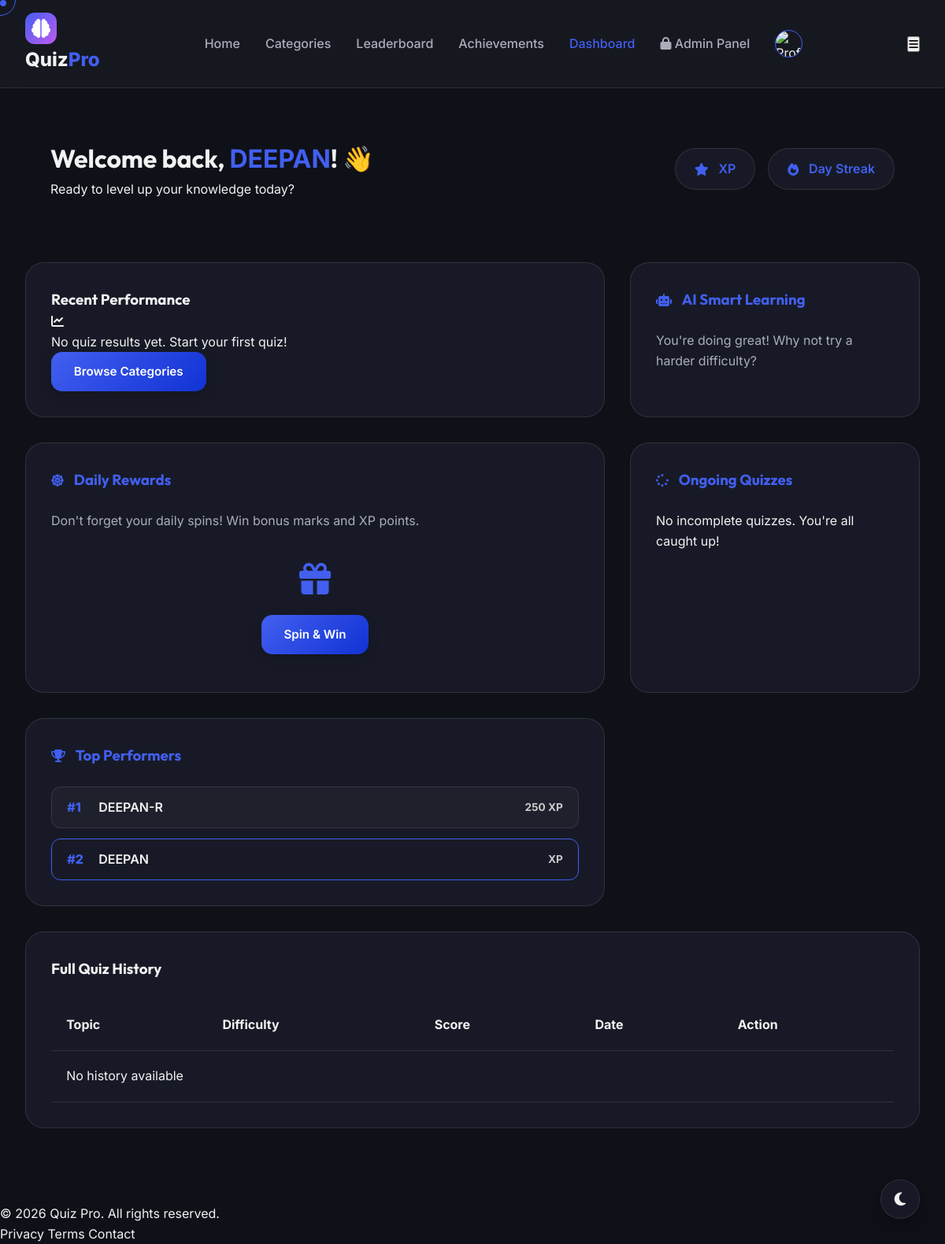
Page /dashboard/ (signed in) on the committed database.
### users/models.py (models this page shows, shortened)
class User(AbstractUser):
    ROLE_CHOICES = (
        ('admin', 'Admin'),
        ('user', 'User'),
    )
    role = models.CharField(max_length=10, choices=ROLE_CHOICES, default='user')
    email_verified = models.BooleanField(default=False)
    is_2fa_enabled = models.BooleanField(default=False)
    failed_login_attempts = models.IntegerField(default=0)
    last_login_attempt = models.DateTimeField(null=True, blank=True)
    is_locked = models.BooleanField(default=False)

class Profile(models.Model):
    user = models.OneToOneField(User, on_delete=models.CASCADE, related_name='profile')
    avatar = models.ImageField(upload_to='avatars/', null=True, blank=True)
    bio = models.TextField(max_length=500, blank=True)
    points = models.IntegerField(default=0)
    streak = models.IntegerField(default=0)
    last_quiz_date = models.DateField(null=True, blank=True)
    language_preference = models.CharField(max_length=10, default='en', choices=(('en', 'English'), ('ta', 'Tamil')))

### core/views.py (the view)
# urls.py: path('dashboard/', views.dashboard, name='dashboard'),
@login_required
def dashboard(request):
    results = QuizResult.objects.filter(user=request.user).order_by('-completed_at')
    total_score = results.aggregate(Sum('score'))['score__sum'] or 0
    recent_results = results[:5]
    incomplete_quizzes = QuizSession.objects.filter(user=request.user, is_completed=False).order_by('-started_at')
    rankings = User.objects.all().order_by('-profile__points')[:5]
    weak_categories = []
    if results.exists():
        weak_categories = SubCategory.objects.filter(quizresult__user=request.user, quizresult__score__lt=60).distinct()
    return render(request, 'core/dashboard.html', {
        'total_score': total_score,
        'results': results,
        'recent_results': recent_results,
        'weak_categories': weak_categories,
        'incomplete_quizzes': incomplete_quizzes,
        'rankings': rankings
    })

### templates/core/dashboard.html (shortened to what this page needs)
{% extends 'base.html' %}
{% load static %}
{% block content %}
<div class="dashboard-container">
    <div class="welcome-header">
        <div class="user-greeting">
            <h1>Welcome back, <span>{{ user.username }}</span>! 👋</h1>
            <p>Ready to level up your knowledge today?</p>
        </div>
        <div class="quick-stats">
            <div class="stat-pill">
                <i class="fas fa-star"></i>
                <span>{{ user.profile.points }} XP</span>
            </div>
            <div class="stat-pill">
                <i class="fas fa-fire"></i>
                <span>{{ user.profile.streak }} Day Streak</span>
            </div>
        </div>
    </div>
    <div class="dashboard-grid">
        <div class="dash-card main-stats">
            <h3>Recent Performance</h3>
            {% if recent_results %}
            <div class="performance-chart">
                <div class="chart-bars">
                    {% for result in recent_results %}
                    <div class="bar-item" style="height: {{ result.score }}%"
                        title="{{ result.subcategory.name_en }}: {{ result.score }}%">
                        <span class="bar-label">{{ result.completed_at|date:"M d" }}</span>
                    </div>
                    {% endfor %}
                </div>
            </div>
            {% else %}
            <div class="empty-state">
                <i class="fas fa-chart-line"></i>
                <p>No quiz results yet. Start your first quiz!</p>
                <a href="{% url 'category_list' %}" class="btn btn-primary btn-sm">Browse Categories</a>
            </div>
            {% endif %}
        </div>
        <div class="dash-card ai-insights">
            <div class="card-header">
                <i class="fas fa-robot"></i>
                <h3>AI Smart Learning</h3>
            </div>
            {% if weak_categories %}
            <p class="insight-text">Focus on these to boost your score:</p>
            <div class="recommendations">
                {% for sub in weak_categories %}
                <div class="rec-item">
                    <div class="rec-icon"><i class="fas fa-lightbulb"></i></div>
                    <div class="rec-info">
                        <h4>{{ sub.name_en }}</h4>
                        <a href="{% url 'quiz_config' sub.id %}" class="btn-text">Improve Now <i
                                class="fas fa-arrow-right"></i></a>
                    </div>
                </div>
                {% endfor %}
            </div>
            {% else %}
            <p class="insight-text">You're doing great! Why not try a harder difficulty?</p>
            {% endif %}
        </div>
        <div class="dash-card daily-spin-promo">
            <div class="card-header">
                <i class="fas fa-dharmachakra"></i>
                <h3>Daily Rewards</h3>
            </div>
            <p class="insight-text">Don't forget your daily spins! Win bonus marks and XP points.</p>
            <div class="spin-promo-content">
                <div class="spin-icon-wrapper">
                    <i class="fas fa-gift pulse-animation"></i>
                </div>
                <a href="{% url 'daily_spin' %}" class="btn btn-primary btn-block">Spin & Win</a>
            </div>
        </div>
        <div class="dash-card">
            <div class="card-header">
                <i class="fas fa-spinner"></i>
                <h3>Ongoing Quizzes</h3>
            </div>
            <div class="recommendations">
                {% for session in incomplete_quizzes %}
                <div class="rec-item">
                    <div class="rec-icon bg-warning"><i class="fas fa-play"></i></div>
                    <div class="rec-info">
                        <h4>{{ session.subcategory.name_en }}</h4>
                        <p class="text-xs">{{ session.difficulty|title }} | Started {{ session.started_at|timesince }}
                            ago</p>
                        <a href="{% url 'resume_quiz' session.id %}" class="btn-text">Resume Quiz <i
                                class="fas fa-arrow-right"></i></a>
                    </div>
                </div>
                {% empty %}
                <p class="text-muted">No incomplete quizzes. You're all caught up!</p>
                {% endfor %}
            </div>
        </div>
        <div class="dash-card">
            <div class="card-header">
                <i class="fas fa-trophy"></i>
                <h3>Top Performers</h3>
            </div>
            <div class="rankings-list">
                {% for rank_user in rankings %}
                <div class="rank-item {% if rank_user == user %}current-user{% endif %}">
                    <span class="rank-num">#{{ forloop.counter }}</span>
                    <span class="rank-name">{{ rank_user.username }}</span>
                    <span class="rank-points">{{ rank_user.profile.points }} XP</span>
                </div>
                {% endfor %}
            </div>
        </div>
        <div class="dash-card history-card">
            <h3>Full Quiz History</h3>
            <div class="history-table-wrapper">
                <table class="history-table">
                    <thead>
                        <tr>
                            <th>Topic</th>
                            <th>Difficulty</th>
                            <th>Score</th>
                            <th>Date</th>
                            <th>Action</th>
                        </tr>
                    </thead>
                    <tbody>
                        {% for result in results %}
                        <tr>
                            <td>{{ result.subcategory.name_en }}</td>
                            <td><span class="badge">{{ result.difficulty|title }}</span></td>
                            <td><span
                                    class="score-badge {% if result.score >= 80 %}high{% elif result.score >= 50 %}medium{% else %}low{% endif %}">{{
                                    result.score }}%</span></td>
                            <td>{{ result.completed_at|date:"M d, Y" }}</td>
                            <td>
                                <a href="{% url 'quiz_result' result.id %}" class="btn-icon" title="View Result"><i
                                        class="fas fa-chart-pie"></i></a>
                                <a href="{% url 'review_quiz' result.id %}" class="btn-icon ml-2"
                                    title="Review Answers"><i class="fas fa-list-check"></i></a>
                            </td>
                        </tr>
                        {% empty %}
                        <tr>
                            <td colspan="5" class="text-center">No history available</td>
                        </tr>
                        {% endfor %}
                    </tbody>
                </table>
            </div>
        </div>
    </div>
</div>
{% endblock %}

### static/css/style.css (style rules this page uses)
:root { --primary-h: 230; --primary-s: 85%; --primary-l: 60%; --primary: hsl(var(--primary-h), var(--primary-s), var(--primary-l)); --primary-dark: hsl(var(--primary-h), var(--primary-s), 45%); --primary-light: hsl(var(--primary-h), var(--primary-s), 75%); --accent: hsl(280, 85%, 65%); --bg-dark: hsl(230, 25%, 8%); --bg-card: hsl(230, 25%, 12%); --bg-card-hover: hsl(230, 25%, 16%); --text-main: hsl(0, 0%, 95%); --text-muted: hsl(230, 10%, 70%); --border: hsl(230, 20%, 20%); --glass: rgba(255, 255, 255, 0.03); --glass-border: rgba(255, 255, 255, 0.1); --shadow-sm: 0 2px 4px rgba(0, 0, 0, 0.1); --shadow-md: 0 4px 12px rgba(0, 0, 0, 0.2); --shadow-lg: 0 10px 30px rgba(0, 0, 0, 0.3); --radius-sm: 8px; --radius-md: 14px; --radius-lg: 24px; --transition: all 0.3s cubic-bezier(0.4, 0, 0.2, 1); }
* { margin: 0; padding: 0; box-sizing: border-box; font-family: 'Inter', sans-serif; }
body { background-color: var(--bg-dark); color: var(--text-main); line-height: 1.6; overflow-x: hidden; transition: var(--transition); }
h1, h2, h3, h4, h5, h6 { font-family: 'Outfit', sans-serif; font-weight: 700; }
a { text-decoration: none; color: inherit; transition: var(--transition); }
.btn { padding: 0.8rem 1.8rem; border-radius: var(--radius-md); font-weight: 600; cursor: pointer; border: none; display: inline-flex; align-items: center; gap: 0.6rem; font-size: 0.95rem; }
.btn-primary { background: linear-gradient(135deg, var(--primary), var(--primary-dark)); color: white; box-shadow: 0 4px 15px rgba(0, 0, 0, 0.2); }
.btn, .card, .nav-link, .logo { position: relative; transition: var(--transition); }
body { cursor: none; }
a, button { cursor: none !important; }

### templates/core/dashboard.html (style rules this page uses)
.dashboard-container { max-width: 1200px; margin: 0 auto; padding-bottom: 4rem; }
.welcome-header { display: flex; justify-content: space-between; align-items: center; margin-bottom: 3rem; padding: 2rem; background: linear-gradient(135deg, rgba(var(--primary-h), var(--primary-s), 50%, 0.1), transparent); border-radius: var(--radius-lg); }
.user-greeting h1 span { color: var(--primary); }
.quick-stats { display: flex; gap: 1rem; }
.stat-pill { background: var(--bg-card); padding: 0.8rem 1.5rem; border-radius: 50px; border: 1px solid var(--glass-border); display: flex; align-items: center; gap: 0.8rem; font-weight: 600; color: var(--primary); }
.dashboard-grid { display: grid; grid-template-columns: 2fr 1fr; gap: 2rem; }
.dash-card { background: var(--bg-card); border: 1px solid var(--glass-border); border-radius: var(--radius-lg); padding: 2rem; }
.history-card { grid-column: span 2; }
.card-header { display: flex; align-items: center; gap: 0.8rem; margin-bottom: 1.5rem; color: var(--primary); }
.insight-text { color: var(--text-muted); margin-bottom: 1.5rem; }
.history-table-wrapper { overflow-x: auto; }
.history-table { width: 100%; border-collapse: collapse; margin-top: 1.5rem; }
.history-table th, .history-table td { padding: 1.2rem; text-align: left; border-bottom: 1px solid var(--glass-border); }
.rankings-list { display: flex; flex-direction: column; gap: 0.8rem; }
.rank-item { display: flex; justify-content: space-between; align-items: center; padding: 0.8rem 1.2rem; background: var(--glass); border-radius: 12px; border: 1px solid var(--glass-border); }
.rank-item.current-user { border-color: var(--primary); background: rgba(var(--primary-h), var(--primary-s), 50%, 0.1); }
.rank-num { font-weight: 800; color: var(--primary); width: 30px; }
.rank-name { flex: 1; font-weight: 600; margin-left: 10px; }
.rank-points { font-size: 0.85rem; font-weight: 700; opacity: 0.8; }
.pulse-animation { animation: pulse 2s infinite; font-size: 2.5rem; color: var(--primary); }
.spin-promo-content { text-align: center; padding: 1rem 0; }
.spin-icon-wrapper { margin-bottom: 1.5rem; }

### rows in the picture
User: username "DEEPAN"
User: username "DEEPAN-R", profile.points "250"
